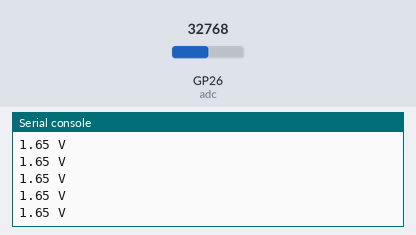
Bench run of a program on a simulated Raspberry Pi Pico running MicroPython. On the bench: the last lines printed to the serial console. Inputs (shaded band) come from the test bench; at power-on: GP26 (adc) = 32768 (analog values on the 0–65535 scale).

Above: at 1.2 s.
1.3 s: GP26 (adc) set to 45874
At 1.31 s:
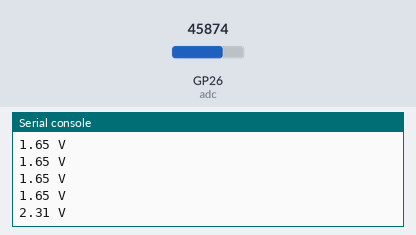
2.8 s: GP26 (adc) set to 57670
At 2.81 s:
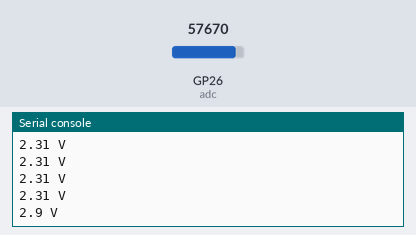
Timing chart, 0 to 5.8 s (numbered marks = the images above; inputs shaded):
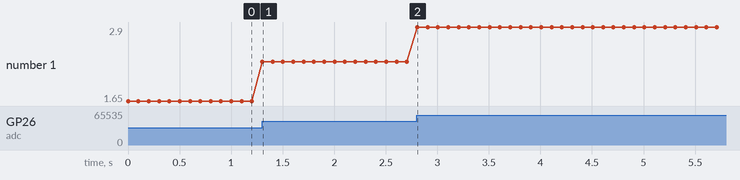

Measured:
- after the input at 1.3 s, the serial console: prints a new line at once (image 1)
- after the input at 2.8 s, the serial console: prints a new line at once (image 2)
- plotted number 1: 1.65 → 2.31 after the input at 1.3 s, 2.31 → 2.9 after the input at 2.8 s

The program:

Exemple_7_ADC.py
```python
from machine import ADC, Pin #importation de la librairie machine
import time


adc = ADC(Pin(26, mode=Pin.IN))

while True:
    val = adc.read_u16()
    val = val * (3.3 / 65535)
    print(round(val, 2), "V")
    time.sleep_ms(100)
```
